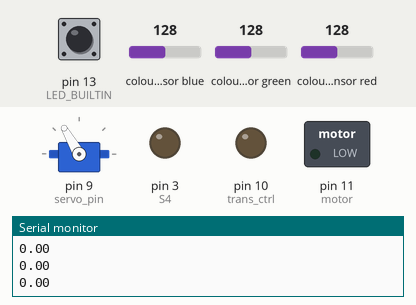
Simulated run of this sketch. Board: Arduino Leonardo, built with avr-gcc and run on an emulated ATmega32U4. On the bench: servo, switched loads named in the sketch (green lamp = pin HIGH), output pins drawn as LEDs (lit = HIGH), the last lines printed to the serial monitor. Wiring (inferred from the names in the program): TCS3200 colour sensor: output pin 8; S2 pin 6; S3 pin 7; S0 pin 4; S1 pin 5. The test bench sets the inputs (shaded band); at power-on: pin 13 (LED_BUILTIN) HIGH, colour sensor blue 128, colour sensor green 128, colour sensor red 128. Pins used as bus, display or sensor lines are not drawn.

Above: at 1.2 s.
1.3 s: pin 13 (LED_BUILTIN) pulled LOW for 0.15 s
At 3.3 s:
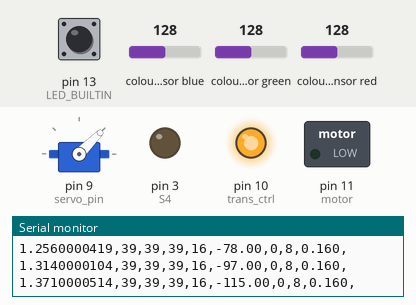
4.3 s: pin 13 (LED_BUILTIN) pulsed LOW 5 times (0.12 s each, 0.3 s apart)
At 4.73 s:
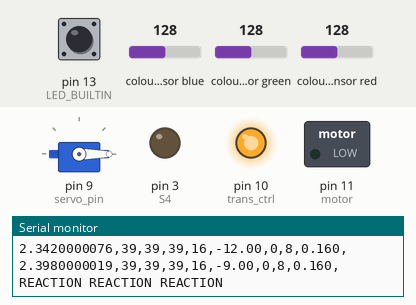
7.3 s: pin 13 (LED_BUILTIN) pulsed LOW 5 times (0.12 s each, 0.3 s apart)
At 7.93 s:
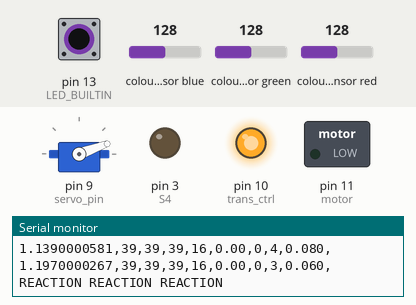
Timing chart, 0 to 10.5 s (numbered marks = the images above; inputs shaded):
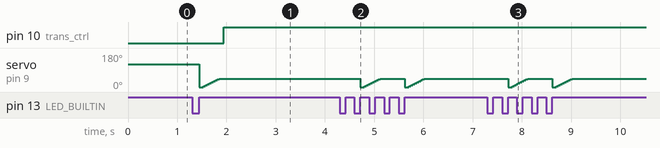

The sketch:

colour_sensor_IC_TCS_3200_v1_stopping.ino
```cpp
// Libraries
#include <Servo.h>
#include <Wire.h>
#include <Keyboard.h>

#define S0 4
#define S1 5
#define S2 6
#define S3 7
#define S4 3 // this was used for stirring
#define sensorOut 8
#define button 13

/*ADDED CODE*/
#define servo_pin 9
/*ENDS HERE*/

int redFrequency = 0;
int greenFrequency = 0;
int blueFrequency = 0;
int clearFrequency = 0;
int counter = 0;
int i = 0;       // Counter variable for taking initial red reading

// Timer variables
int startTime;
double currentTime;
double timeDiff;
double newStartTime = 0;

const int stirrer_rot_speed = 255;

const int trans_ctrl = 10; // Connect pwm pin to pin 10
const int motor = 11;
/*Added*/
Servo myservo; //servo motor
bool released = false;
bool pressed_down = false;
bool logging = false; // Alternating between T and F after every press of the button

const int max_angle = 120;
const int safe_angle = 50;
const int servo_delay = 40; // default 40
const int servo_interval = 10;

// Stopping algrithm code
double initialRed = 0;
double R_reading;

const int R_buffer_size = 50; // size of the buffer
float Array_R_Values[R_buffer_size]; // Array to store 50 latest readings
int index_R_total = 0; // Number of toal R readings recorded
int iteration_R = 0; // Number of 50 R-reading cycle
int index_R_array = 0; // Index in the Array_R_Values

const int RAvg_buffer_size = 15; // size of the buffer
float Array_R_Avg[RAvg_buffer_size]; // Array to store 15 latest R averages
int index_RAvg_total = 0; // Number of total R avg calculated
int iteration_RAvg = 0; // Number of 15 R-Avg cycle
int index_RAvg_array = 0; // Index in the Array_R_Avg
int num_RAvg = 8; // Number of R avg values used when calculating the slope
double R_Avg_slope;
/*END*/

// Stopping algorithm code variables v2
int readingCount = 0;
const int memoryLength = 25;
double greenData[memoryLength][4] = {0}; // rows, columns
int runningSum = 0; // running sum of green values ^3
const int derivativeMemoryLength = 100; // keep a longer record of the last derivatives (10s)
bool derivativeMemory[derivativeMemoryLength] = {0}; // memory of the last derivatives - positive slope is True, negative slope is False
int derivativeReadingCount = 0;
int derivativeCountBuffer = 50; // make sure the last 5 seconds have been either negative or positive
bool derivativeThreshold = 0.95; // 95%
bool positiveFlag = false;
bool positive_derivative_slope_threshold = 0;


void PrintSensorReading(double* current_reading){
  // Setting RED (R) filtered photodiodes to be read
    digitalWrite(S2,LOW);
    digitalWrite(S3,LOW);

    // Reading the output frequency
    redFrequency = pulseIn(sensorOut, LOW);

    // Setting GREEN (G) filtered photodiodes to be read
    digitalWrite(S2,HIGH);
    digitalWrite(S3,HIGH);

    // Reading the output frequency
    greenFrequency = pulseIn(sensorOut, LOW);

    // Setting BLUE (B) filtered photodiodes to be read
    digitalWrite(S2,LOW);
    digitalWrite(S3,HIGH);

    // Reading the output frequency
    blueFrequency = pulseIn(sensorOut, LOW);

    // Setting Clear (C) filtered photodiodes to be read
    digitalWrite(S2,HIGH);
    digitalWrite(S3,LOW);

    // Reading the output frequency
    clearFrequency = pulseIn(sensorOut, LOW);

    // Print out the sensor readings as "R,G,B,C\n"
    Serial.print(redFrequency, DEC); Serial.print(",");
    Serial.print(greenFrequency, DEC); Serial.print(",");
    Serial.print(blueFrequency, DEC); Serial.print(",");
    Serial.print(clearFrequency, DEC); Serial.print(",");

    // current_reading[0] = redFrequency;
    // current_reading[1] = greenFrequency;
    // current_reading[2] = blueFrequency;
    // current_reading[3] = clearFrequency;
    current_reading[0] = greenFrequency;
}

// Button Activity
bool ButtonPress(int button_pin, bool &logging, bool &pressed_down, bool &released, int &i) {
    int servoButton = digitalRead(button_pin);

    if (!servoButton) { // If the button is pressed down
        pressed_down = true;
        while (pressed_down) { // While the button is held down
            servoButton = digitalRead(button_pin);
            if (servoButton) { // If the button is released
                released = true;
                pressed_down = false;
                logging = !logging; // Toggle logging state
                i = 0; // Reset the counter
                return true; // Indicate that the button was pressed and released
            }
        }
    }
    return false; // Indicate no button press action
}

// Calculate Rolling average of the R readings
double calculateRollingAverage() {
    double sum = 0.0;
    for (int i = 0; i < R_buffer_size; i++) {
        sum += Array_R_Values[i];
    }
    return sum / R_buffer_size;
}

double calculateMovingSlope() {
    double sumFirst = 0.0, sumLast = 0.0;
    for (int i = 0; i < 8; i++) {
        sumLast += Array_R_Avg[(index_RAvg_total - i) % RAvg_buffer_size]; // The sum of last values in the rolling range
        sumFirst += Array_R_Avg[(index_RAvg_total + 1 - RAvg_buffer_size + i) % RAvg_buffer_size]; // The sum of first values in the rolling range
    }
    return sumFirst - sumLast;
}

void setup() {
  // Color Sensor Code
  // Setting the outputs
  pinMode(S0, OUTPUT);
  pinMode(S1, OUTPUT);
  pinMode(S2, OUTPUT);
  pinMode(S3, OUTPUT);
  pinMode(S4, OUTPUT); // transistor ?

  // Setting the sensorOut as an input
  pinMode(sensorOut, INPUT);

  pinMode(motor, OUTPUT);
  analogWrite(motor, 0);

  pinMode(trans_ctrl, OUTPUT);

  digitalWrite(13, INPUT_PULLUP);

  // Setting frequency scaling to 20%
  digitalWrite(S0,HIGH);
  digitalWrite(S1,LOW);

  // Servo code (ADDED)
  myservo.attach(servo_pin);
  myservo.write(max_angle); //initializes the angle to 120

  Serial.begin(9600);         // initialize serial

  Serial.println("Checking for TCS3200 color sensor..."); // Initial message

  // Check the color sensor connection until connected
  while (true) {
    // Set S2 and S3 to detect red frequency
    digitalWrite(S2, LOW);
    digitalWrite(S3, LOW);

    // Measure the frequency on the sensorOut pin
    unsigned long pulseLength = pulseIn(sensorOut, LOW, 500); // 100ms timeout

    if (pulseLength > 0) {
      // If a valid pulse is detected, the sensor is connected
      Serial.println("Color sensor detected");
      break; // Exit the loop
    } else {
      // No pulse detected, sensor might not be connected
      Serial.println("No color sensor detected");
    }

    delay(2000); // Check every 2 second
  }

  // Initialize to 0
  for (int i = 0; i < memoryLength; i++) {
    for (int j = 0; j < 4; j++) {
      greenData[i][j] = 0;
      Serial.println(greenData[i][j]);
    }
  }
}

void loop() {
  char input = Serial.read();
  bool Button_Pressed = ButtonPress(button, logging, pressed_down, released, i); // Check if the button is pressed

  if (input == 115){
    logging = true;
    i = 0; // reset counter i
  }

  if (input == 116){
    logging = false;
  }

  // if (released && logging){ //if button has been pressed and released
  if ((Button_Pressed && logging) || input == 115){ //if button has been pressed and released
    Serial.println("\nREACTION REACTION REACTION");
    released = false;


    // Skip the servo delay - don't need this for non-injection system
    if (false) {
      for (int i = max_angle ; i>-20 ; i -= servo_interval){
        //i sets the degree of rotation for the servo - must change it depending on delay (speed) set
        if(i < 0) { myservo.write(0); }
        myservo.write(i);
        //delays to give time to the servo to rotate -- reduce number inside to make it spin faster (controls the speed)
        delay(servo_delay);
      }
      delay(servo_delay+1000);

      // Start Stirring
      digitalWrite(S4, HIGH);
    }
    //safe angle, after the servo goes 120, goes back to 50 degrees
    for (int i = -5 ; i<safe_angle ; i += servo_interval/2){
      myservo.write(i); //min_angle
      delay(servo_delay);
    }

    digitalWrite(S2,LOW);
    digitalWrite(S3,LOW);

    newStartTime = millis(); // Obtain a new starttime
    Serial.println("Reaction Starts Now!");
  }

  else if ((logging == false)){ //Skip the printing part if logging is false
      // Serial.println("\nWAITING");
      return;
    }

/***** ENDS HERE *******/
  else{
    // Time, R, G, B, C, Average Derivative over last 25 entries,
    // Timer
    currentTime = millis();
    timeDiff = (currentTime - newStartTime)/1000;

    Serial.print(timeDiff, DEC);
    Serial.print(",");

    // STOPPING ALGORITHM

    PrintSensorReading(greenData[readingCount]);

    // calculate third power, then calculate the running average
    int thirdPower = pow(greenData[readingCount][0], 3);
    double derivatives[memoryLength] = {0};
    int derivativeSum = 0;
    runningSum -= greenData[readingCount][1]; // subtract the last element from the sum.
    greenData[readingCount][1] = thirdPower; // 1st column is the third power
    runningSum += thirdPower; // add the last element to the sum
    greenData[readingCount][2] = runningSum / memoryLength; // average out the last {25} readings (i.e., last 2.5 seconds since 0.100 ms between readings)

    // derivative calculation algorithm: take average of last {25} derivatives:
    for(i = 0; i < memoryLength; i++) {
      int index = (readingCount - (i + 1) + memoryLength) % memoryLength; // the next index to calculate derivative against
      derivatives[i] = (greenData[readingCount][2] - greenData[index][2]) / (i + 1);
      derivativeSum += derivatives[i];
    }
    // write the average derivative to the 4th column
    greenData[readingCount][3] = derivativeSum / memoryLength;
    // write true (positive slope) or false (negative slope) to the derivative memory
    derivativeMemory[derivativeReadingCount] = (greenData[readingCount][3] > positive_derivative_slope_threshold);
    Serial.print(greenData[readingCount][3], 2);
    Serial.print(",");
    Serial.print(derivativeMemory[derivativeReadingCount], 2);
    Serial.print(",");

    // Check if the last {derivativeCounterBuffer} values have been 95% positive:
    int number_positive_derivatives = 0;

    for (int i = 0; i < derivativeCountBuffer; i++) {
        int index = (derivativeReadingCount - i + derivativeMemoryLength) % derivativeMemoryLength;
        number_positive_derivatives += derivativeMemory[index];  // using column 2 as in your earlier code
    }
    Serial.print(number_positive_derivatives);
    Serial.print(",");
    double percent_last_positive = (double)number_positive_derivatives / derivativeCountBuffer; // have to cast to numerical first
    Serial.print(percent_last_positive, 3);
    Serial.println(",");


    if (!positiveFlag && percent_last_positive > derivativeThreshold) {
      positiveFlag = true;
      Serial.println("positive_flag_set");
    }
    if (positiveFlag && percent_last_positive < (1 - derivativeThreshold)) { // maybe I should separate the up threshold from the down threshold
      positiveFlag = false;
      Serial.println("ENDPOINT_DETECTED,");
    }

    readingCount++;
    derivativeReadingCount++;
    if (readingCount == memoryLength){readingCount = 0;} // wrap counter to 0
    if (derivativeReadingCount == derivativeMemoryLength){derivativeReadingCount = 0;}
    // END OF STOPPING ALGORITHM
    delay(50); // adjust how frequently you want the colours to update; decided 0.3 s was optimal


    analogWrite(trans_ctrl, 255);
    digitalWrite(LED_BUILTIN, HIGH);
  }
}
```

Measured:
- after the input at 1.3 s, pin 10 (trans_ctrl): LOW → HIGH after 0.65 s
- after the input at 4.3 s, servo on pin 9 (servo_pin): ramps from 0° to 45° and jumps back, once every 0.90 s
- after the input at 7.3 s, servo on pin 9 (servo_pin): ramps from 0° to 45° and jumps back, once every 0.90 s
